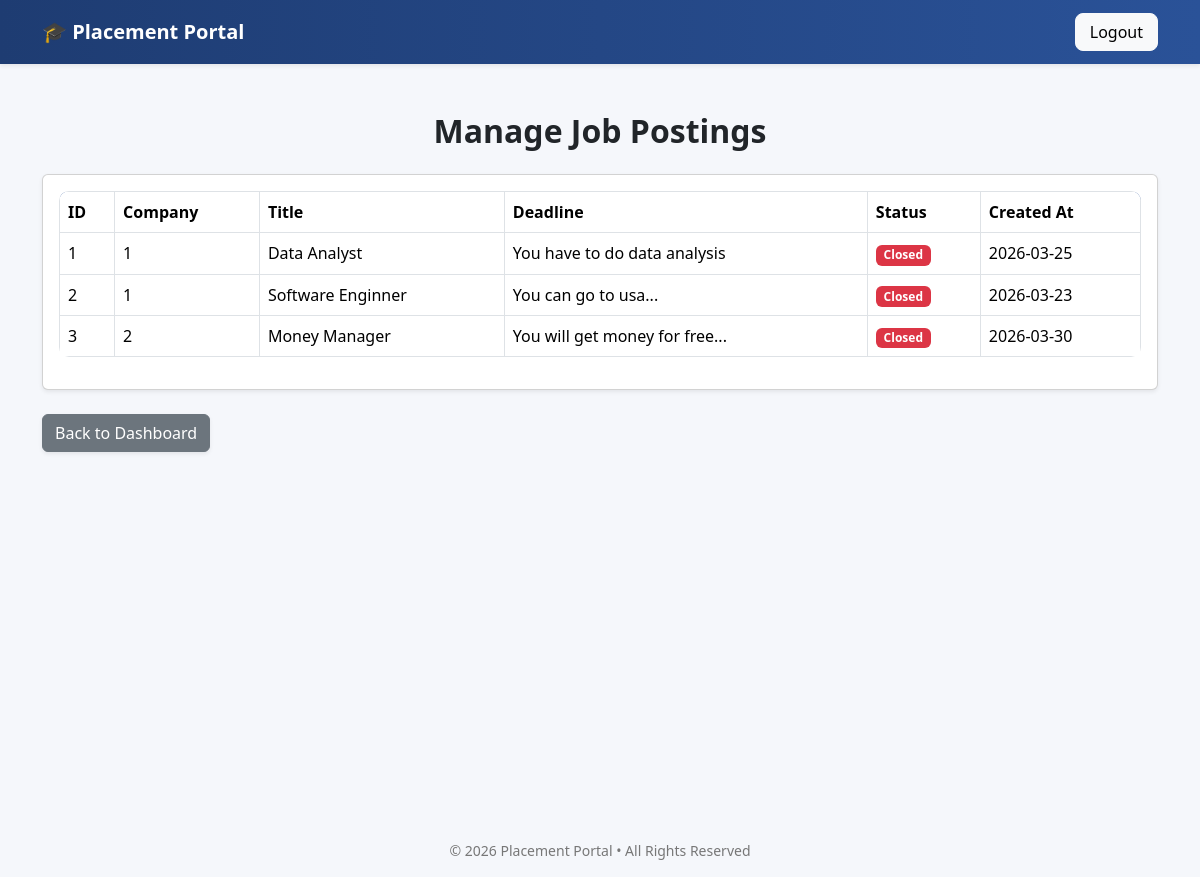
Before: /admin/manage_jobs (signed in) with the older database file.
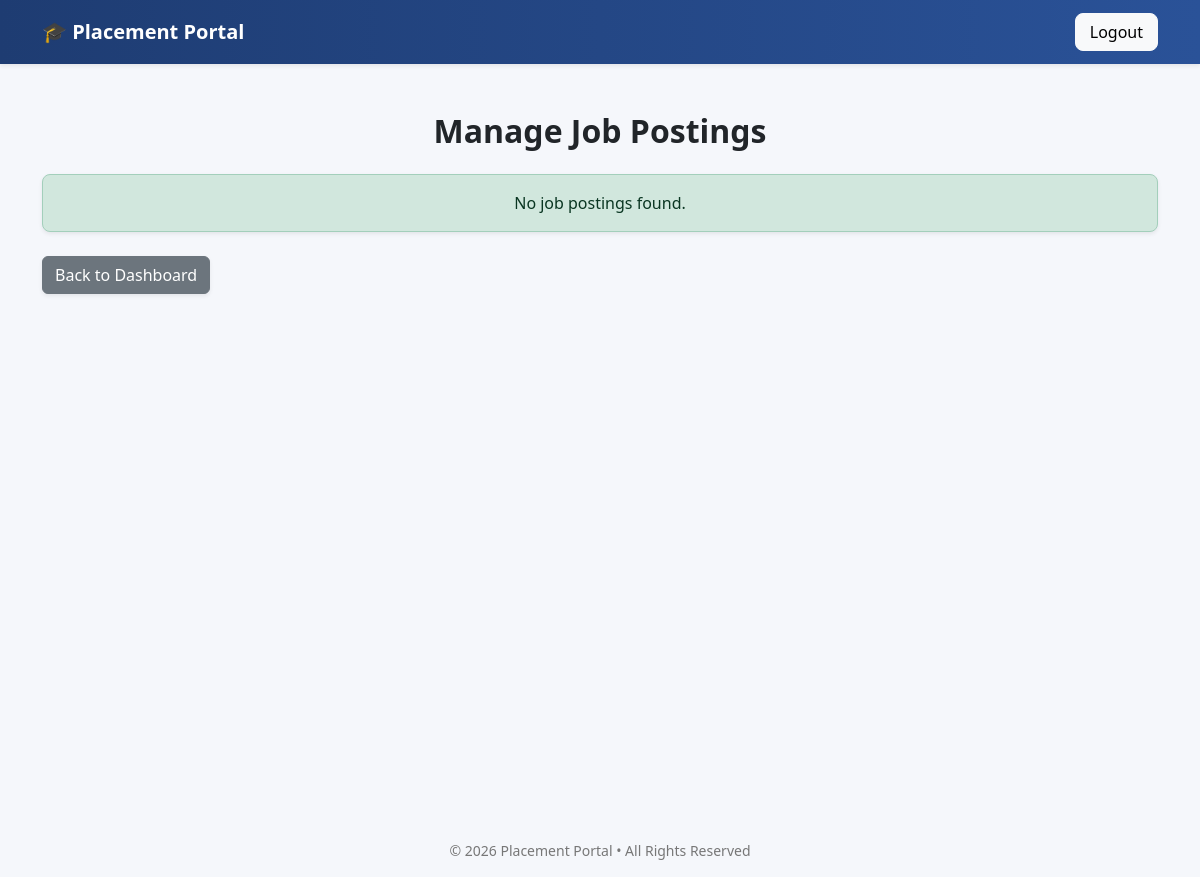
After: the same page with the newer database file.
### tables this page shows
CREATE TABLE jobs(
        id INTEGER PRIMARY KEY AUTOINCREMENT,
        company_id INTEGER NOT NULL,
        title TEXT NOT NULL,
        description TEXT NOT NULL,
        eligibility_criteria TEXT NOT NULL,
        deadline TEXT NOT NULL,
        required_skills TEXT,
        experience_required TEXT,
        salary_range TEXT,
        job_type TEXT CHECK(job_type IN ('Full-time','Internship','Contract')) DEFAULT 'Full-time',
        location TEXT,
        status TEXT CHECK(status in ('Pending','Approved','Closed')) DEFAULT 'Pending' NOT NULL,
        created_at TIMESTAMP DEFAULT CURRENT_TIMESTAMP,
        FOREIGN KEY (company_id) REFERENCES companies(id)
        ON DELETE CASCADE
        ON UPDATE CASCADE
    );

### app.py (the view)
@app.route("/admin/manage_jobs")
@login_required
def manage_jobs():
    if current_user.role != "admin":
       flash("Unauthorized access")
       return redirect(url_for("login"))
    con=sqlite3.connect("placement.db")
    cur=con.cursor()
    cur.execute("SELECT * FROM jobs JOIN companies ON jobs.company_id=companies.id")
    jobs=cur.fetchall()
    con.close()
    return render_template("manage_jobs.html",jobs=jobs)

### app.py (called while the page is built)
@login_manager.user_loader
def load_user(user_id):
    try:
        role, actual_id = user_id.split("-")
        return User(int(actual_id), role)
    except (ValueError, AttributeError):
        return None

### templates/manage_jobs.html (shortened to what this page needs)
{% extends "base.html" %}
{% block content %}
<div class="container mt-5">
    <h2 class="mb-4 text-center">Manage Job Postings</h2>
    {% if jobs %}
        <div class="card shadow-sm">
            <div class="card-body">
                <div class="table-responsive">
                    <table class="table table-bordered align-middle">
                        <thead>
                            <tr>
                                <th>ID</th>
                                <th>Company</th>
                                <th>Title</th>
                                <th>Deadline</th>
                                <th>Status</th>
                                <th>Created At</th>
                            </tr>
                        </thead>
                        <tbody>
                            {% for job in jobs %}
                            <tr>
                                <td>{{ job[0] }}</td>
                                <td>{{ job[1] }}</td>
                                <td>{{ job[2] }}</td>
                                <td>{{ job[3] }}</td>
                                <td>
                                    {% if job[4] == "Approved" %}
                                        <span class="badge bg-success">Approved</span>
                                    {% elif job[4] == "Pending" %}
                                        <span class="badge bg-warning text-dark">Pending</span>
                                    {% else %}
                                        <span class="badge bg-danger">Closed</span>
                                    {% endif %}
                                </td>
                                <td>{{ job[5] }}</td>
                            </tr>
                            {% endfor %}
                        </tbody>
                    </table>
                </div>
            </div>
        </div>
    {% else %}
        <div class="alert alert-success text-center shadow-sm">
            No job postings found.
        </div>
    {% endif %}
    <div class="mt-4">
        <a href="{{ url_for('admin_dashboard') }}" class="btn btn-secondary shadow-sm">
            Back to Dashboard
        </a>
    </div>
</div>
{% endblock %}

Changed rows visible on the page:
removed jobs: id "1", company "1", title "Data Analyst", description "You have to do data analysis", shows "Closed", deadline "2026-03-25"
removed jobs: id "2", company "1", title "Software Enginner", description "You can go to usa...", shows "Closed", deadline "2026-03-23"
removed jobs: id "3", company "2", title "Money Manager", description "You will get money for free...", shows "Closed", deadline "2026-03-30"
Other visible differences:
text no longer shown: "ID Company Title Deadline Status Created At"
text now shown: "No job postings found."
